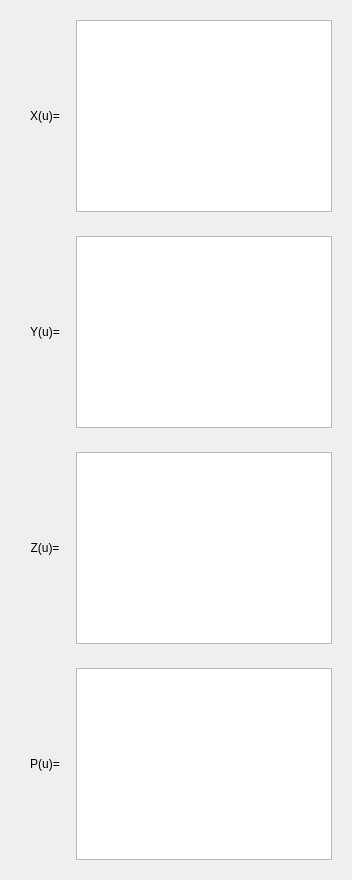
              <widget class="QWidget" name="subTabParametricTubes">
               <attribute name="title">
                <string>Solid Curve</string>
               </attribute>
               <layout class="QVBoxLayout" name="verticalLayout_parametricTubes">
                <item>
                 <widget class="QWidget" name="panelTubeX" native="true">
                  <layout class="QHBoxLayout" name="horizontalLayout_tubeX">
                   <item>
                    <widget class="QLabel" name="lblTubeX">
                     <property name="minimumSize">
                      <size>
                       <width>50</width>
                       <height>0</height>
                      </size>
                     </property>
                     <property name="text">
                      <string>X(u)=</string>
                     </property>
                     <property name="alignment">
                      <set>Qt::AlignmentFlag::AlignCenter</set>
                     </property>
                    </widget>
                   </item>
                   <item>
                    <widget class="QPlainTextEdit" name="lineTubeX">
                     <property name="sizePolicy">
                      <sizepolicy hsizetype="Expanding" vsizetype="Preferred">
                       <horstretch>0</horstretch>
                       <verstretch>0</verstretch>
                      </sizepolicy>
                     </property>
                    </widget>
                   </item>
                  </layout>
                 </widget>
                </item>
                <item>
                 <widget class="QWidget" name="panelTubeY" native="true">
                  <layout class="QHBoxLayout" name="horizontalLayout_tubeY">
                   <item>
                    <widget class="QLabel" name="lblTubeY">
                     <property name="minimumSize">
                      <size>
                       <width>50</width>
                       <height>0</height>
                      </size>
                     </property>
                     <property name="text">
                      <string>Y(u)=</string>
                     </property>
                     <property name="alignment">
                      <set>Qt::AlignmentFlag::AlignCenter</set>
                     </property>
                    </widget>
                   </item>
                   <item>
                    <widget class="QPlainTextEdit" name="lineTubeY">
                     <property name="sizePolicy">
                      <sizepolicy hsizetype="Expanding" vsizetype="Preferred">
                       <horstretch>0</horstretch>
                       <verstretch>0</verstretch>
                      </sizepolicy>
                     </property>
                    </widget>
                   </item>
                  </layout>
                 </widget>
                </item>
                <item>
                 <widget class="QWidget" name="panelTubeZ" native="true">
                  <layout class="QHBoxLayout" name="horizontalLayout_tubeZ">
                   <item>
                    <widget class="QLabel" name="lblTubeZ">
                     <property name="minimumSize">
                      <size>
                       <width>50</width>
                       <height>0</height>
                      </size>
                     </property>
                     <property name="text">
                      <string>Z(u)=</string>
                     </property>
                     <property name="alignment">
                      <set>Qt::AlignmentFlag::AlignCenter</set>
                     </property>
                    </widget>
                   </item>
                   <item>
                    <widget class="QPlainTextEdit" name="lineTubeZ">
                     <property name="sizePolicy">
                      <sizepolicy hsizetype="Expanding" vsizetype="Preferred">
                       <horstretch>0</horstretch>
                       <verstretch>0</verstretch>
                      </sizepolicy>
                     </property>
                    </widget>
                   </item>
                  </layout>
                 </widget>
                </item>
                <item>
                 <widget class="QWidget" name="panelTubeP" native="true">
                  <layout class="QHBoxLayout" name="horizontalLayout_tubeP">
                   <item>
                    <widget class="QLabel" name="lblTubeP">
                     <property name="minimumSize">
                      <size>
                       <width>50</width>
                       <height>0</height>
                      </size>
                     </property>
                     <property name="text">
                      <string>P(u)=</string>
                     </property>
                     <property name="alignment">
                      <set>Qt::AlignmentFlag::AlignCenter</set>
                     </property>
                    </widget>
                   </item>
                   <item>
                    <widget class="QPlainTextEdit" name="lineTubeP">
                     <property name="sizePolicy">
                      <sizepolicy hsizetype="Expanding" vsizetype="Preferred">
                       <horstretch>0</horstretch>
                       <verstretch>0</verstretch>
                      </sizepolicy>
                     </property>
                    </widget>
                   </item>
                  </layout>
                 </widget>
                </item>
                <item>
                 <spacer name="verticalSpacer_tubes">
                  <property name="orientation">
                   <enum>Qt::Orientation::Vertical</enum>
                  </property>
                  <property name="sizeHint" stdset="0">
                   <size>
                    <width>20</width>
                    <height>0</height>
                   </size>
                  </property>
                 </spacer>
                </item>
               </layout>
              </widget>
